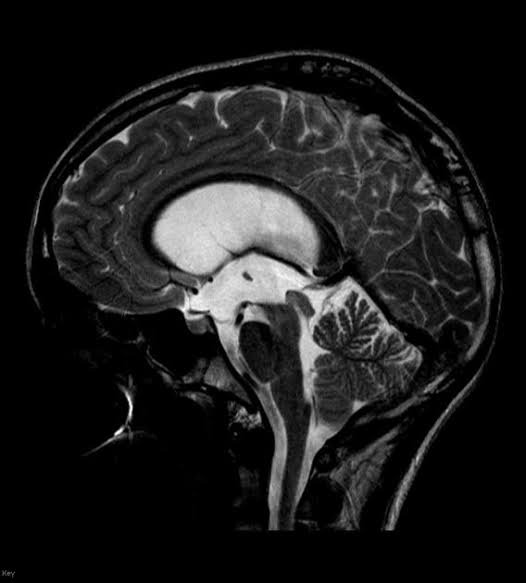
#> input picture artifacts/evaluation/convnext-base-tuned-complete/failure_gallery/00038_Te-gl_133_original.png, 526 x 583 px
$ python -i transforms.py   (imports and definitions only)
#> lines starting #> are read from the running program, lines starting #| are printed output that depends on the picture; after the words box and inside, x2 and y2 are one past the last pixel; in counts of white or black regions, pixels touching at a corner belong together
#> further down, picture is the input picture: PIL image 526x583 RGB; min 0, max 255, mean 28.4
from __future__ import annotations

import random

import numpy as np
import torch
from PIL import Image, ImageEnhance, ImageOps
from scipy import ndimage

from app.preprocessing.config import AugmentationPreset, PreprocessingConfig


def _otsu_threshold(gray: np.ndarray) -> int:
    histogram = np.bincount(gray.ravel(), minlength=256).astype(np.float64)[:256]
#> histogram = 256 values, max 153919 at index 0, min 0 at index 254, mean 1197.9
    total = gray.size
#> total = 306658
    cumulative_weight = np.cumsum(histogram)
#> cumulative_weight = 256 values from 153919 to 306658
    cumulative_mean = np.cumsum(histogram * np.arange(256))
#> cumulative_mean = 256 values from 0 to 8714672
    denominator = cumulative_weight * (total - cumulative_weight)
#> denominator = 256 values, max 2.35e+10 at index 0, min 0 at index 255, mean 7.92e+09
    between = np.zeros(256, dtype=np.float64)
    valid = denominator > 0
    total_mean = cumulative_mean[-1]
#> total_mean = 8714672
    between[valid] = (total * cumulative_mean[valid] - total_mean * cumulative_weight[valid]) ** 2 / denominator[valid]
    return int(np.argmax(between))


def crop_brain_region(image: Image.Image) -> tuple[Image.Image, bool]:
    """Crop the largest foreground component; return fallback status for empty masks."""
    rgb = image.convert("RGB")
    gray = np.asarray(rgb.convert("L"))
    mask = gray > _otsu_threshold(gray)
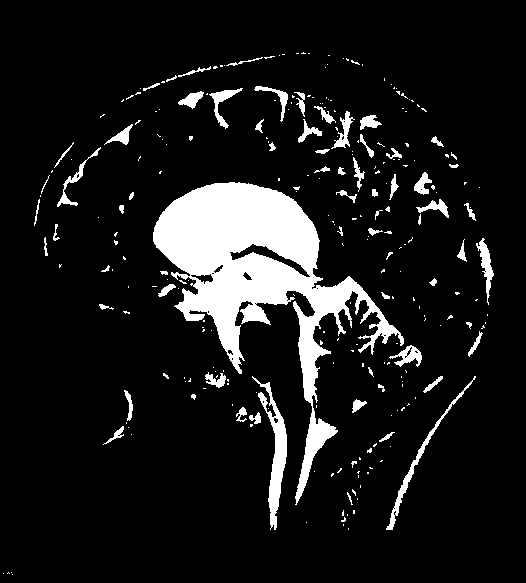
#> mask: shape (583, 526) bool; 10.3% white; 268 white regions (199 under 20 px), largest, box (x1, y1, x2, y2) and area: (153, 182, 404, 505) 22153, (252, 376, 287, 530) 1523, (386, 376, 476, 530) 721
    height, width = mask.shape
#> height = 583; width = 526
    labels, component_count = ndimage.label(mask, structure=np.ones((3, 3), dtype=np.uint8))
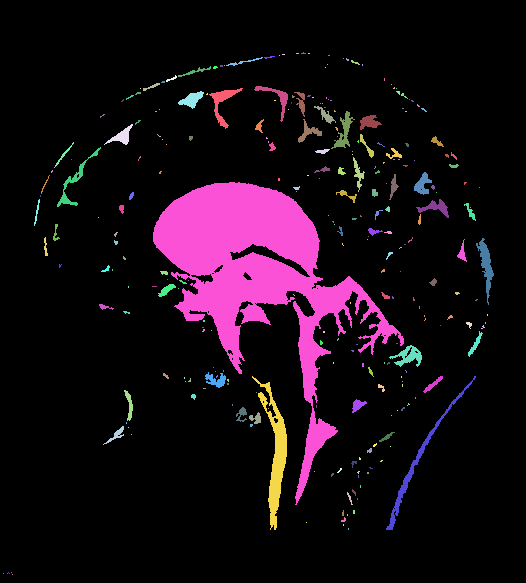
#> labels: shape (583, 526) int32; 269 distinct labels, from 0 to 268; one colour per label, 0 black
#> component_count = 268
    if component_count:
        component_sizes = np.bincount(labels.ravel())[1:]
#> component_sizes = 268 values, max 22153 at index 108, min 1 at index 4, mean 118.2
        largest = int(np.argmax(component_sizes)) + 1
#> largest = 109
        rows, columns = np.nonzero(labels == largest)
        best = (
            int(component_sizes[largest - 1]),
            int(columns.min()),
            int(rows.min()),
            int(columns.max()) + 1,
            int(rows.max()) + 1,
        )
#> best = (22153, 153, 182, 404, 505)
    else:
        best = None
    if best is None or best[0] < max(16, int(width * height * 0.01)):
        return rgb, True
    _, left, top, right, bottom = best
#> left = 153; top = 182; right = 404; bottom = 505
    padding = max(2, int(0.03 * max(right - left, bottom - top)))
#> padding = 9
    return rgb.crop(
        (max(0, left - padding), max(0, top - padding), min(width, right + padding), min(height, bottom + padding))
    ), False


def deterministic_tensor(image: Image.Image, config: PreprocessingConfig) -> torch.Tensor:
    working = image.convert("RGB")
    if config.crop_enabled:
        working, _ = crop_brain_region(working)
    working = working.resize((config.image_size, config.image_size), Image.Resampling.BILINEAR)
    array = np.asarray(working, dtype=np.float32) / 255.0
    tensor = torch.from_numpy(array.transpose(2, 0, 1).copy())
    mean = torch.tensor(config.normalize_mean, dtype=tensor.dtype).view(3, 1, 1)
    std = torch.tensor(config.normalize_std, dtype=tensor.dtype).view(3, 1, 1)
    return (tensor - mean) / std


def augment_image(image: Image.Image, preset: AugmentationPreset, seed: int | None = None) -> Image.Image:
    generator = random.Random(seed)
    result = image.convert("RGB")
    if preset.rotation_degrees:
        result = result.rotate(
            generator.uniform(-preset.rotation_degrees, preset.rotation_degrees), resample=Image.Resampling.BILINEAR
        )
    if generator.random() < preset.horizontal_flip_probability:
        result = ImageOps.mirror(result)
    brightness = 1 + generator.uniform(-preset.brightness_jitter, preset.brightness_jitter)
    contrast = 1 + generator.uniform(-preset.contrast_jitter, preset.contrast_jitter)
    return ImageEnhance.Contrast(ImageEnhance.Brightness(result).enhance(brightness)).enhance(contrast)

>>> from PIL import Image
>>> picture = Image.open('../../artifacts/evaluation/convnext-base-tuned-complete/failure_gallery/00038_Te-gl_133_original.png')
>>> result = crop_brain_region(picture)

$ run again, on artifacts/evaluation/convnext-base-tuned-complete/failure_gallery/00046_Te-gl_140_original.png
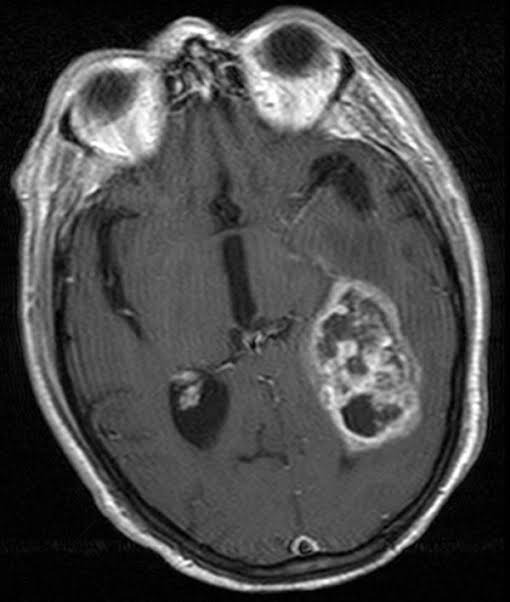
#> input picture artifacts/evaluation/convnext-base-tuned-complete/failure_gallery/00046_Te-gl_140_original.png, 510 x 602 px
#> picture is the input picture: PIL image 510x602 RGB; min 0, max 255, mean 70.3
#> histogram = 256 values, max 12872 at index 3, min 81 at index 244, mean 1199.3
#> cumulative_weight = 256 values from 2637 to 307020
#> cumulative_mean = 256 values from 0 to 21588715
#> denominator = 256 values, max 2.36e+10 at index 75, min 0 at index 255, mean 1.13e+10
#> total_mean = 21588715
#> in crop_brain_region, `mask = gray > _otsu_threshold(gray)`:
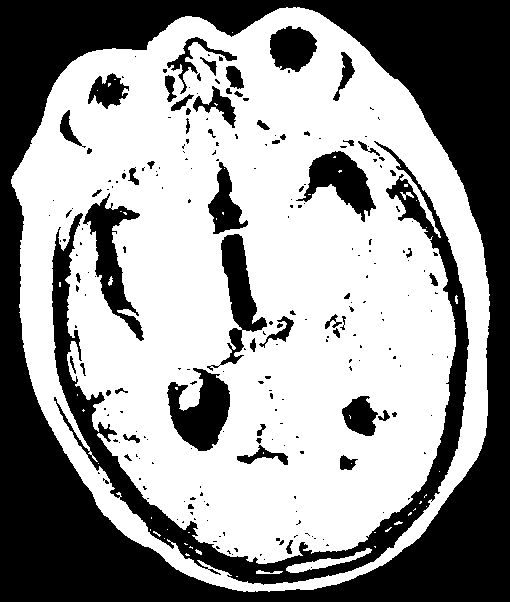
#> mask: shape (602, 510) bool; 59% white; 233 black regions (175 under 20 px), largest, box (x1, y1, x2, y2) and area: (0, 0, 510, 602) 86694, (52, 141, 469, 585) 17484, (167, 368, 230, 451) 3084
#> in crop_brain_region, `labels, component_count = ndimage.label(mask, structure=np.ones((3, 3)..`:
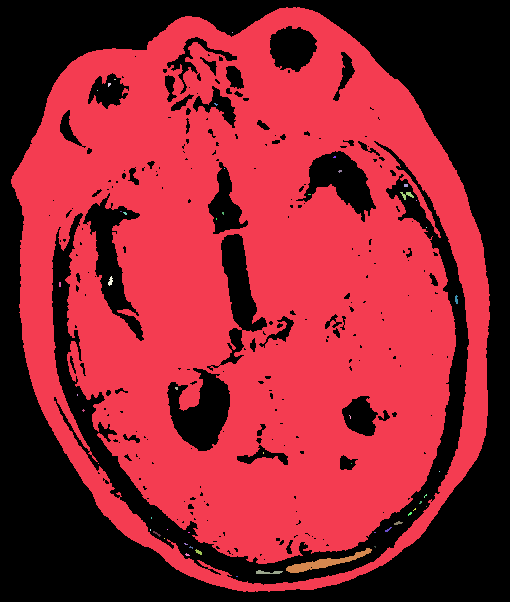
#> labels: shape (602, 510) int32; 52 distinct labels, from 0 to 51; one colour per label, 0 black
#> component_count = 51
#> component_sizes = 51 values, max 180312 at index 0, min 1 at index 1, mean 3554.7
#> largest = 1
#> best = (180312, 11, 7, 490, 592)
#> left = 11; top = 7; right = 490; bottom = 592
#> padding = 17

$ run again, on artifacts/evaluation/convnext-base-tuned-complete/failure_gallery/00049_Te-gl_143_original.png
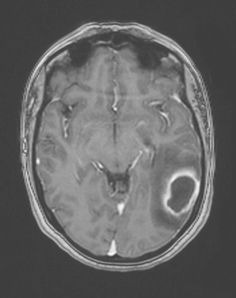
#> input picture artifacts/evaluation/convnext-base-tuned-complete/failure_gallery/00049_Te-gl_143_original.png, 236 x 298 px
#> picture is the input picture: PIL image 236x298 RGB; min 50, max 255, mean 101.7
#> histogram = 256 values, max 7345 at index 63, min 0 at index 0, mean 274.7
#> cumulative_weight = 256 values from 0 to 70328
#> cumulative_mean = 256 values from 0 to 7151921
#> denominator = 256 values, max 1.24e+09 at index 92, min 0 at index 0, mean 422616347.4
#> total_mean = 7151921
#> in crop_brain_region, `mask = gray > _otsu_threshold(gray)`:
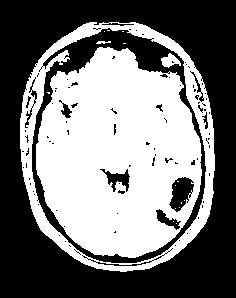
#> mask: shape (298, 236) bool; 46.6% white; 17 white regions (13 under 20 px), largest, box (x1, y1, x2, y2) and area: (36, 47, 202, 258) 25380, (20, 22, 215, 272) 7158, (161, 53, 181, 68) 167, (96, 41, 111, 44) 31
#> in crop_brain_region, `labels, component_count = ndimage.label(mask, structure=np.ones((3, 3)..`:
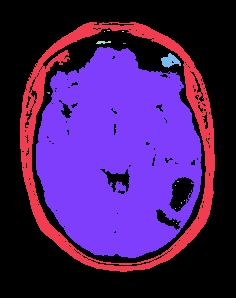
#> labels: shape (298, 236) int32; 18 distinct labels, from 0 to 17; one colour per label, 0 black
#> component_count = 17
#> component_sizes = 17 values, max 25380 at index 6, min 1 at index 2, mean 1927.1
#> largest = 7
#> best = (25380, 36, 47, 202, 258)
#> left = 36; top = 47; right = 202; bottom = 258
#> padding = 6

$ run again, on artifacts/evaluation/convnext-base-tuned-complete/failure_gallery/00056_Te-gl_15_original.png
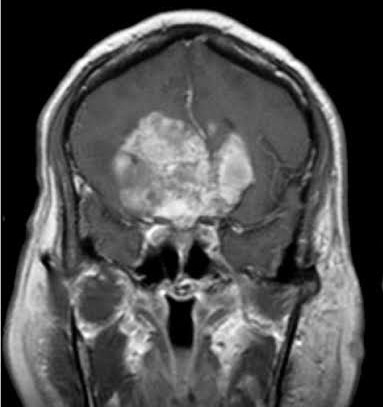
#> input picture artifacts/evaluation/convnext-base-tuned-complete/failure_gallery/00056_Te-gl_15_original.png, 383 x 407 px
#> picture is the input picture: PIL image 383x407 RGB; min 0, max 255, mean 79.1
#> histogram = 256 values, max 31302 at index 0, min 38 at index 253, mean 608.9
#> cumulative_weight = 256 values from 31302 to 155881
#> cumulative_mean = 256 values from 0 to 12332521
#> denominator = 256 values, max 6.07e+09 at index 78, min 0 at index 255, mean 3.41e+09
#> total_mean = 12332521
#> in crop_brain_region, `mask = gray > _otsu_threshold(gray)`:
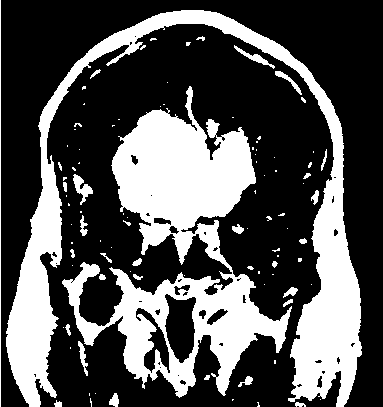
#> mask: shape (407, 383) bool; 32.4% white; 97 white regions (65 under 20 px), largest, box (x1, y1, x2, y2) and area: (62, 86, 292, 398) 25175, (6, 10, 362, 407) 22719, (0, 0, 1, 407) 407
#> in crop_brain_region, `labels, component_count = ndimage.label(mask, structure=np.ones((3, 3)..`:
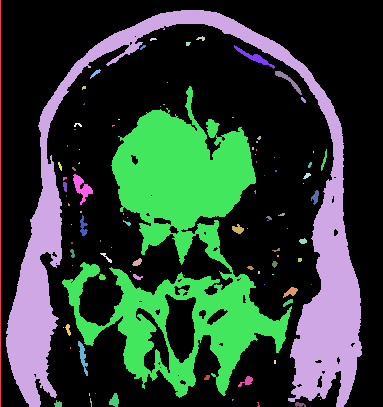
#> labels: shape (407, 383) int32; 98 distinct labels, from 0 to 97; one colour per label, 0 black
#> component_count = 97
#> component_sizes = 97 values, max 25175 at index 11, min 1 at index 9, mean 520.5
#> largest = 12
#> best = (25175, 62, 86, 292, 398)
#> left = 62; top = 86; right = 292; bottom = 398
#> padding = 9
